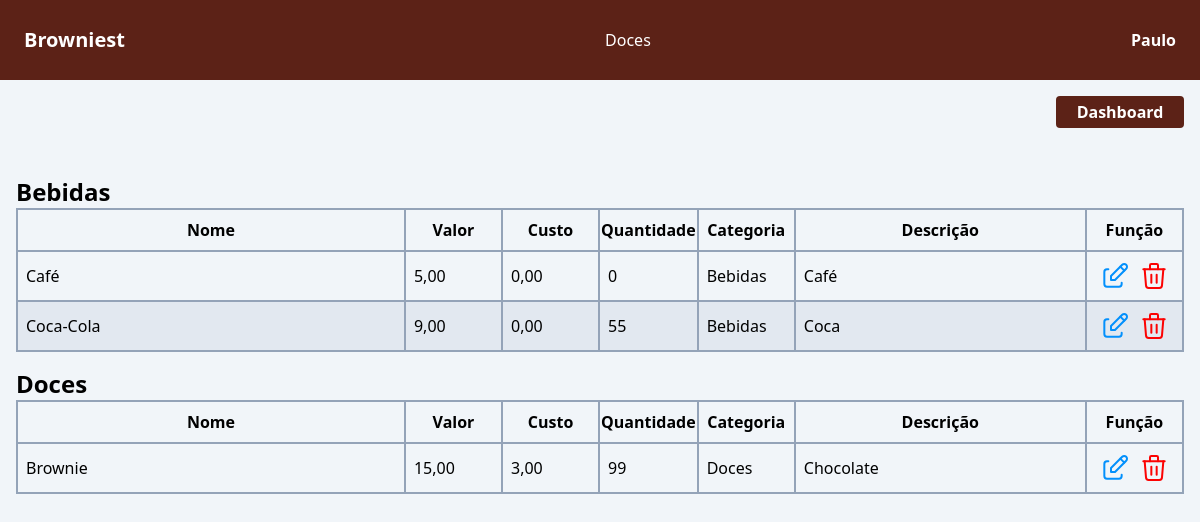
/1/administracao/Browniest/ (signed in), run on the app's committed database.
### src/establishment/models.py (models this page shows, shortened)
class Establishment(models.Model):
    establishment_id = models.AutoField(
        primary_key=True,
        unique=True,
        editable=False,
    )
    establishment_name = models.CharField(
        max_length=45,
        verbose_name="Nome Fantasia",
        help_text="Nome que aparecerá na interface do usuário.",
    )
    establishment_legal_name = models.CharField(
        max_length=45,
        verbose_name="Razão Social",
        help_text="Nome registrado oficialmente nos documentos legais e registros comerciais.",
    )
    establishment_cnpj = models.CharField(
        max_length=14,
        verbose_name="CNPJ",
        unique=True,
    )
    establishment_address = models.CharField(
        max_length=45,
        verbose_name="Endereço",
    )
    establishment_description = models.CharField(
        max_length=255,
        verbose_name="Descrição",
        help_text="Uma breve descrição do comércio.",
    )
    establishment_email = models.EmailField(
        verbose_name="E-mail",
    )
    establishment_ddd_phone = models.CharField(
        max_length=3,
        verbose_name="DDD",
    )
    establishment_phone = models.CharField(
        max_length=9,
        verbose_name="Telefone",
    )
    class Meta:
        verbose_name = "Estabelecimento"
        verbose_name_plural = "Estabelecimentos"

### src/consumer/models.py (models this page shows, shortened)
class User(AbstractUser):
    email = models.EmailField(
        unique=True,
    )
    username = models.CharField(
        max_length=45,
    )
    USERNAME_FIELD = 'email'
    REQUIRED_FIELDS = ['username']

### src/product/models.py (models this page shows, shortened)
class Category(models.Model):
    category_id = models.AutoField(
        primary_key=True,
        unique=True,
        editable=False,
    )
    category_name = models.CharField(
        max_length=45,
        verbose_name="Categoria",
    )
    class Meta:
        verbose_name = "Categoria"
        verbose_name_plural = "Categorias"
    def __str__(self):
        return f"{self.category_name}"

class Product(models.Model):
    product_id = models.AutoField(
        primary_key=True,
        unique=True,
        editable=False,
    )
    product_name = models.CharField(
        max_length=45,
        verbose_name="Produto",
    )
    product_value = models.DecimalField(
        max_digits=8,
        decimal_places=2,
        verbose_name="Valor",
    )
    product_description = models.CharField(
        max_length=255,
        verbose_name="Descrição",
    )
    product_cost = models.DecimalField(
        max_digits=8,
        decimal_places=2,
        default=0.00,
        verbose_name="Valor de Custo",
    )
    product_quantity = models.PositiveIntegerField(
        default=None,
        verbose_name="Quantidade",
    )
    product_category = models.ForeignKey(
        Category,
        on_delete=models.CASCADE,
        verbose_name="Categoria do Produto",
    )
    product_establishment = models.ForeignKey(
        Establishment,
        on_delete=models.CASCADE,
        verbose_name="Estabelecimento",
    )
    class Meta:
        verbose_name = "Produto"
        verbose_name_plural = "Produtos"

### src/establishment/views.py (the view)
# urls.py: path("<int:id>/administracao/<str:name>/", administration_view, name="administration_view"),
def administration_view(request, id, name):
    establishment = Establishment.objects.get(establishment_id=id)
    products = Product.objects.filter(product_establishment=id)
    categories = Category.objects.all()
    return render(
        request,
        "establishment/administration.html",
        {
            "products": products,
            "name": name,
            "establishment": establishment,
            "categories": categories,
        },
    )

### templates/establishment/administration.html (shortened to what this page needs)
{% extends '../base.html' %}
{% block header %}
    <div class="top-0 w-screen bg-browniest flex p-2 items-center text-white justify-between h-20">
        <div id="logo" class="pl-4">
            <span class="font-bold text-md sm:text-lg md:text-xl">
                {{ name }}
            </span>
        </div>
        {% if establishment.establishment_description %}
            <div id="slogan" class="hidden sm:block">
                {{ establishment.establishment_description }}
            </div>
        {% endif %}
        <div id="user" class="pr-4">
            <span class="font-bold">
                {{ user.username|capfirst }}
            </span>
        </div>
    </div>
{% endblock %}
{% block main %}
    <div class="flex justify-end p-4 gap-4">
        <div>
            <a href="{% url 'establishment:dashboard' %}" class="rounded w-32 h-8 bg-browniest hover:bg-browniest-light text-white font-bold text-center flex justify-center items-center">
                Dashboard
            </a>
        </div>
    </div>
    <div class="p-4">
        {%for category in categories %}
            <div class="mt-4">
                <span class="font-bold text-2xl">
                    {{ category }}
                </span>
            </div>
            <div class="flex just-center">
                <table class="table-auto border-2 border-collapse w-full rounded">
                    <thead class="border-2 p-2">
                        <tr>
                            <th class="w-4/12 border-2 border-slate-400 py-2">Nome</th>
                            <th class="w-1/12 border-2 border-slate-400 py-2">Valor</th>
                            <th class="w-1/12 border-2 border-slate-400 hidden md:table-cell py-2">Custo</th>
                            <th class="w-1/12 border-2 border-slate-400 py-2">Quantidade</th>
                            <th class="w-1/12 border-2 border-slate-400 hidden md:table-cell py-2">Categoria</th>
                            <th class="w-3/12 border-2 border-slate-400 hidden md:table-cell py-2">Descrição</th>
                            <th class="w-1/12 border-2 border-slate-400 py-2">Função</th>
                        </tr>
                    </thead>
                    <tbody>
                        {% for product in products %}
                            {% if category == product.product_category %}
                                    {% cycle '' 'bg-slate-200' as row_color %}
                                <tr class="{{ row_color }} border-2">
                                    <td class="border-2 border-slate-400 p-2">{{ product.product_name }}</td>
                                    {% if product.product_value < product.product_cost %}
                                        <td class="border-2 border-slate-400 p-2 text-red-500">{{ product.product_value }}</td>
                                    {% else %}
                                        <td class="border-2 border-slate-400 p-2">{{ product.product_value }}</td>
                                    {% endif %}
                                    <td class="border-2 border-slate-400 hidden md:table-cell p-2">{{ product.product_cost }}</td>
                                    <td class="border-2 border-slate-400 p-2">{{ product.product_quantity }}</td>
                                    <td class="border-2 border-slate-400 hidden md:table-cell p-2">{{ product.product_category }}</td>
                                    <td class="border-2 border-slate-400 hidden md:table-cell p-2">{{ product.product_description }}</td>
                                    <td class="border-2 border-slate-400 p-2">
                                        <div class="flex justify-around">
                                            <a href="{% url 'edit_product_view' id=establishment.establishment_id product=product.product_id %}">
                                            </a>
                                            <button data-modal-target="popup-modal" data-modal-toggle="popup-modal" data-param-id="{{establishment.establishment_id}}" data-param-product="{{product.product_id}}">
                                            </button>
                                        </div>
                                    </td>
                                </tr>
                            {% endif %}
                        {% endfor %}
                    </tbody>
                </table>
            </div>
        {% endfor %}
    </div>
{% endblock %}

### static/css/app.css (style rules this page uses)
html, :host { line-height: 1.5; -webkit-text-size-adjust: 100%; -moz-tab-size: 4; -o-tab-size: 4; tab-size: 4; font-family: ui-sans-serif, system-ui, sans-serif, "Apple Color Emoji", "Segoe UI Emoji", "Segoe UI Symbol", "Noto Color Emoji"; font-feature-settings: normal; font-variation-settings: normal; -webkit-tap-highlight-color: transparent; }
body { margin: 0; line-height: inherit; }
a { color: inherit; text-decoration: inherit; }
table { text-indent: 0; border-color: inherit; border-collapse: collapse; }
button, input, optgroup, select, textarea { font-family: inherit; font-feature-settings: inherit; font-variation-settings: inherit; font-size: 100%; font-weight: inherit; line-height: inherit; color: inherit; margin: 0; padding: 0; }
button, select { text-transform: none; }
button, [type='button'], [type='reset'], [type='submit'] { -webkit-appearance: button; background-color: transparent; background-image: none; }
button, [role="button"] { cursor: pointer; }
img, svg, video, canvas, audio, iframe, embed, object { display: block; vertical-align: middle; }
.top-0 { top: 0px; }
.mt-4 { margin-top: 1rem; }
.box-border { box-sizing: border-box; }
.flex { display: flex; }
.hidden { display: none; }
.h-20 { height: 5rem; }
.h-8 { height: 2rem; }
.w-1\/12 { width: 8.333333%; }
.w-3\/12 { width: 25%; }
.w-32 { width: 8rem; }
.w-4\/12 { width: 33.333333%; }
.w-8 { width: 2rem; }
.w-full { width: 100%; }
.w-screen { width: 100vw; }
.table-auto { table-layout: auto; }
.border-collapse { border-collapse: collapse; }
.select-none { -webkit-user-select: none; -moz-user-select: none; user-select: none; }
.items-center { align-items: center; }
.justify-end { justify-content: flex-end; }
.justify-center { justify-content: center; }
.justify-between { justify-content: space-between; }
.justify-around { justify-content: space-around; }
.gap-4 { gap: 1rem; }
.overflow-x-hidden { overflow-x: hidden; }
.rounded { border-radius: 0.25rem; }
.border-2 { border-width: 2px; }
.border-slate-400 { --tw-border-opacity: 1; border-color: rgb(148 163 184 / var(--tw-border-opacity)); }
.bg-browniest { --tw-bg-opacity: 1; background-color: rgb(92 34 23 / var(--tw-bg-opacity)); }
.bg-slate-100 { --tw-bg-opacity: 1; background-color: rgb(241 245 249 / var(--tw-bg-opacity)); }
.bg-slate-200 { --tw-bg-opacity: 1; background-color: rgb(226 232 240 / var(--tw-bg-opacity)); }
.p-2 { padding: 0.5rem; }
.p-4 { padding: 1rem; }
.py-2 { padding-top: 0.5rem; padding-bottom: 0.5rem; }
.pl-4 { padding-left: 1rem; }
.pr-4 { padding-right: 1rem; }
.text-center { text-align: center; }
.text-2xl { font-size: 1.5rem; line-height: 2rem; }
.font-bold { font-weight: 700; }
.text-white { --tw-text-opacity: 1; color: rgb(255 255 255 / var(--tw-text-opacity)); }
@media (min-width: 640px) { .sm\:block { display: block; } }
@media (min-width: 640px) { .sm\:text-lg { font-size: 1.125rem; line-height: 1.75rem; } }
@media (min-width: 768px) { .md\:table-cell { display: table-cell; } }
@media (min-width: 768px) { .md\:text-xl { font-size: 1.25rem; line-height: 1.75rem; } }

### data on the page
Establishment: establishment_name "Browniest", establishment_description "Doces"
User: username "Paulo"
Category: category_name "Bebidas"
Product: product_name "Café", product_value "5,00", product_cost "0,00", product_quantity "0", product_category "Bebidas", product_description "Café"
Product: product_name "Coca-Cola", product_value "9,00", product_cost "0,00", product_quantity "55", product_category "Bebidas", product_description "Coca"
Category: category_name "Doces"
Product: product_name "Brownie", product_value "15,00", product_cost "3,00", product_quantity "99", product_category "Doces", product_description "Chocolate"
